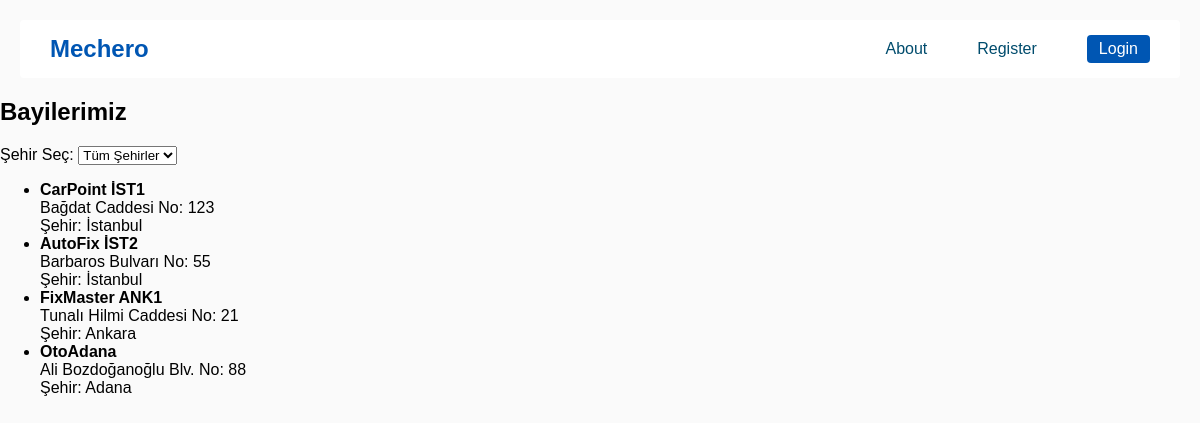
The app's page /dealerships/, older data.
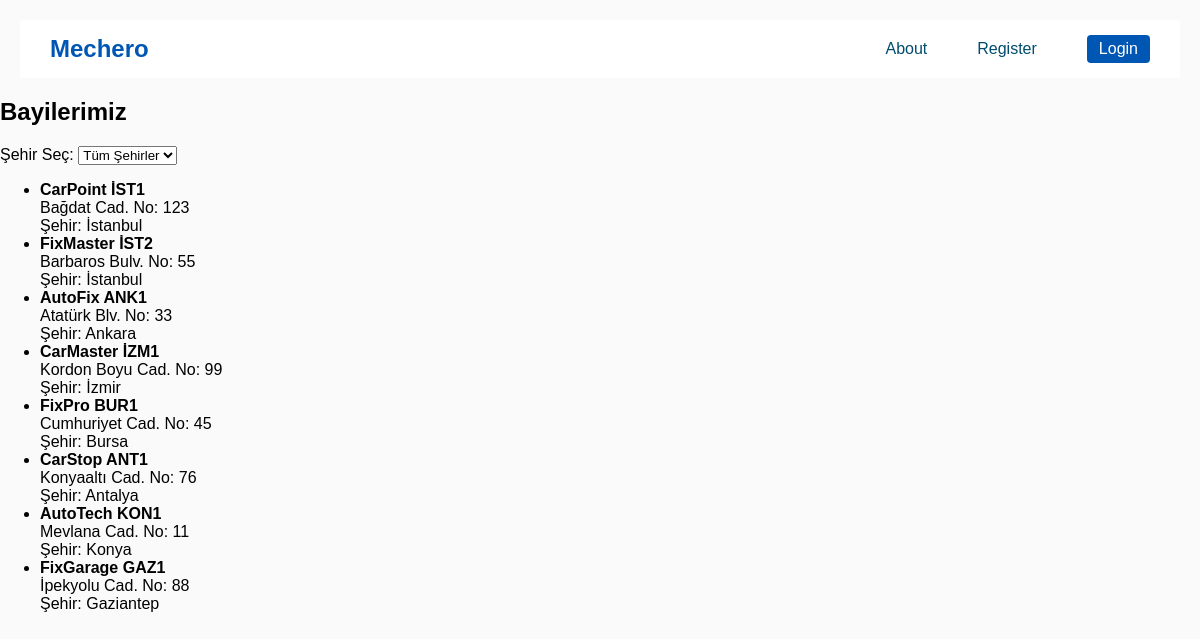
The same page, newer data.
### app/models.py (models this page shows)
class Dealership(db.Model):
    __tablename__ = 'dealerships'
    id = db.Column(db.Integer, primary_key=True)
    name = db.Column(db.String(100), nullable=False)
    street = db.Column(db.String(100), nullable=False)
    number = db.Column(db.String(10), nullable=False)
    latitude = db.Column(db.Float, nullable=True)
    longitude = db.Column(db.Float, nullable=True)
    city_id = db.Column(db.Integer, db.ForeignKey('cities.id'), nullable=False)

class City(db.Model):
    __tablename__ = 'cities'
    id = db.Column(db.Integer, primary_key=True)
    name = db.Column(db.String(100), unique=True, nullable=False)
    dealerships = db.relationship('Dealership', backref='city', lazy=True)

### app/routes/dealership_routes.py (the view)
@bp.route('/')
def list_dealerships():
    city_id = request.args.get('city_id')  # GET parametresiyle gelen city_id alınır
    cities = City.query.all()  # dropdown için tüm şehirler alınır
    if city_id:
        dealerships = Dealership.query.filter_by(city_id=city_id).all()
    else:
        dealerships = Dealership.query.all()
    return render_template(
        'dealership/list.html',
        dealerships=dealerships,
        cities=cities,
        selected_city_id=city_id  # sayfada hangi şehir seçilmişti hatırlamak için
    )

### app/templates/dealership/list.html (shortened to what this page needs)
{% extends "layout/base_guest.html" %}
{% block content %}
<h2>Bayilerimiz</h2>
<form method="GET" action="{{ url_for('dealership.list_dealerships') }}">
  <label for="city">Şehir Seç:</label>
  <select name="city_id" id="city" onchange="this.form.submit()">
      <option value="">Tüm Şehirler</option>
  </select>
</form>
{% if dealerships %}
  <ul>
    {% for d in dealerships %}
      <li>
        <strong>{{ d.name }}</strong><br>
        {{ d.street }} No: {{ d.number }}<br>
        Şehir: {{ d.city.name }}
      </li>
    {% endfor %}
  </ul>
{% else %}
  <p>Seçilen şehirde bayi bulunamadı.</p>
{% endif %}
{% endblock %}

### app/templates/layout/base_guest.html (shortened to what this page needs)
<!DOCTYPE html>
<html lang="en">
<head>
    <link rel="stylesheet" type="text/css" href="{{ url_for('static', filename='style.css') }}">
</head>
<body>
    <nav class="navbar">
        <div class="nav-left">
            <a href="/" class="logo">Mechero</a>
        </div>
        <div class="nav-right">
            <a href="/about">About</a>
            <a href="/register">Register</a>
            <a href="/login" class="login-button">Login</a>
        </div>
    </nav>
    <main>
        {% block content %}{% endblock %}
    </main>
</body>
</html>

### app/static/style.css (style rules this page uses)
body { margin: 0; background-color: #fafafa; font-family: Arial, sans-serif; }
.navbar { display: flex; justify-content: space-between; align-items: center; background-color: white; padding: 15px 30px; margin: 20px; border-radius: 4px; }
.logo { font-size: 24px; font-weight: bold; color: #0056b3; text-decoration: none; }
.nav-right { display: flex; align-items: center; gap: 50px; }
.nav-right a { color: #004c6d; text-decoration: none; font-size: 16px; position: relative; padding: 5px 0; }
.nav-right a::after { content: ""; position: absolute; left: 0; bottom: 0; width: 0%; height: 3px; background-color: #add8e6; transition: width 0.3s; }
.nav-right .login-button { background-color: #0056b3; color: white; padding: 5px 12px; border-radius: 4px; font-size: 16px; text-decoration: none; position: relative; overflow: hidden; transition: background-color 0.3s, color 0.3s; }
.nav-right .login-button::after { display: none; }

Row changes from the older to the newer data that the page shows:
removed Dealership: name "OtoAdana", street "Ali Bozdoğanoğlu Blv.", number "88", city.name "Adana"
changed Dealership "CarPoint İST1": street "Bağdat Caddesi" → "Bağdat Cad."
changed Dealership: name "AutoFix İST2" → "FixMaster İST2"; street "Barbaros Bulvarı" → "Barbaros Bulv."
changed Dealership "Ankara": name "FixMaster ANK1" → "AutoFix ANK1"; street "Tunalı Hilmi Caddesi" → "Atatürk Blv."; number "21" → "33"
added Dealership: name "CarMaster İZM1", street "Kordon Boyu Cad.", number "99", city.name "İzmir"
added Dealership: name "FixPro BUR1", street "Cumhuriyet Cad.", number "45", city.name "Bursa"
added Dealership: name "CarStop ANT1", street "Konyaaltı Cad.", number "76", city.name "Antalya"
added Dealership: name "AutoTech KON1", street "Mevlana Cad.", number "11", city.name "Konya"
added Dealership: name "FixGarage GAZ1", street "İpekyolu Cad.", number "88", city.name "Gaziantep"
